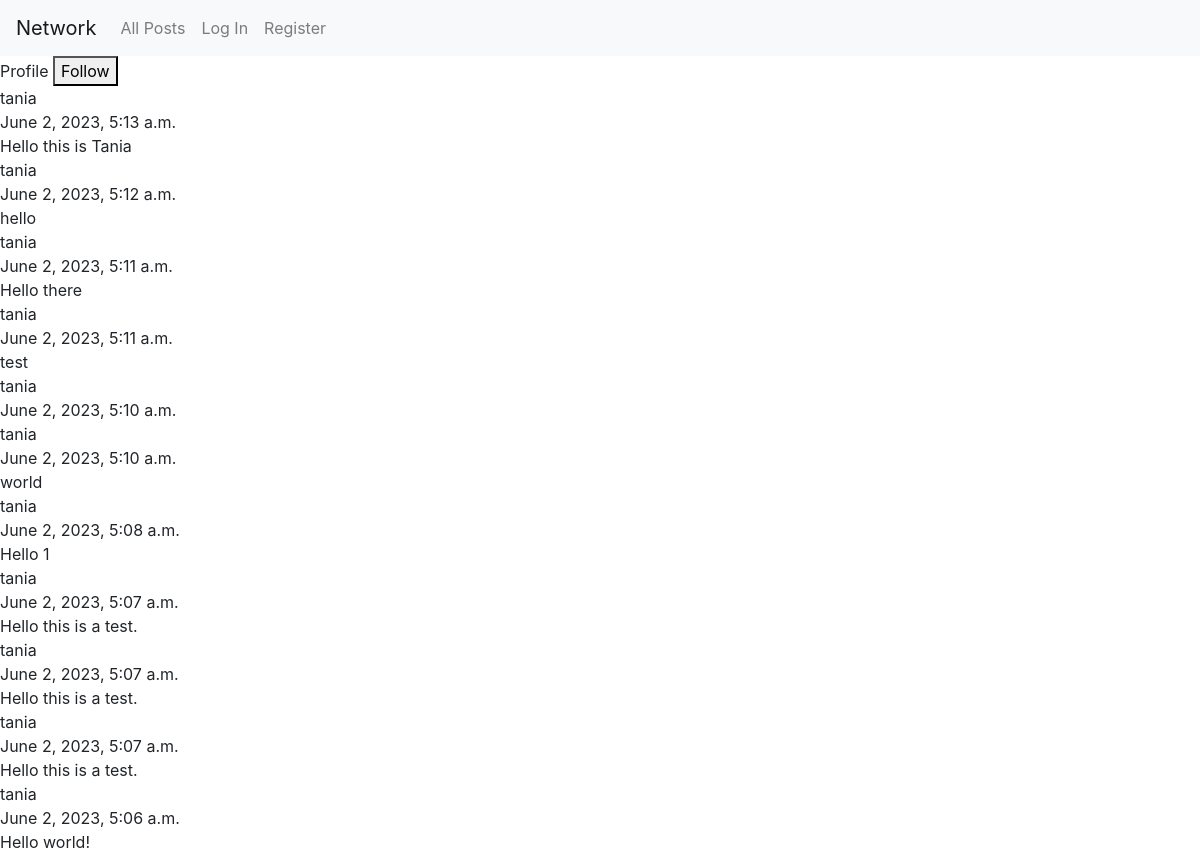
The app's page /profile/tania with its own data.
### network/models.py (models this page shows, shortened)
class Post(models.Model):
    user = models.ForeignKey(User, on_delete=models.CASCADE, related_name="user_posts")
    datetime = models.DateTimeField(auto_now_add=True)
    content = models.TextField()

class User(AbstractUser):
    pass

### network/views.py (the view)
# urls.py: path("profile/<str:username>", views.profile, name="profile"),
def profile(request, username):
    user = User.objects.get(username=username)
    user_posts = user.user_posts.all().order_by("-datetime").all()
    return render(request, "network/profile.html",{
        "posts": user_posts
    })

### network/templates/network/profile.html (shortened to what this page needs)
{% extends "network/layout.html" %}
{% load static %}
{% block body %}
    Profile
    <button id="followButton" name="{{ post.user.username }}">Follow</button>
    <div id="user-posts-view">
        {% for post in posts %}
            <div>
                <div>{{ post.user.username }}</div>
                <div>{{ post.datetime }}</div>
                <div>{{ post.content}}</div>
            </div>
        {% endfor %}
    </div>
{% endblock %}

### network/templates/network/layout.html (shortened to what this page needs)
{% load static %}
<!DOCTYPE html>
<html lang="en">
    <head>
        <link rel="stylesheet" href="https://stackpath.bootstrapcdn.com/bootstrap/4.4.1/css/bootstrap.min.css">
        <link href="{% static 'network/styles.css' %}" rel="stylesheet">
    </head>
    <body>
        <nav class="navbar navbar-expand-lg navbar-light bg-light">
            <a class="navbar-brand" href="#">Network</a>
            <div>
              <ul class="navbar-nav mr-auto">
                <li class="nav-item">
                  <a class="nav-link" href="{% url 'index' %}">All Posts</a>
                </li>
                {% if user.is_authenticated %}
                    <li class="nav-item">
                        <a class="nav-link" href="#">Following</a>
                    </li>
                    <li class="nav-item">
                        <a class="nav-link" href="{% url 'logout' %}">Log Out</a>
                    </li>
                {% else %}
                    <li class="nav-item">
                        <a class="nav-link" href="{% url 'login' %}">Log In</a>
                    </li>
                    <li class="nav-item">
                        <a class="nav-link" href="{% url 'register' %}">Register</a>
                    </li>
                {% endif %}
              </ul>
            </div>
          </nav>
        <div class="body">
            {% block body %}
            {% endblock %}
        </div>
    </body>
</html>

### records on screen
Post: user.username "tania", datetime "June 2, 2023, 5:13 a.m.", content "Hello this is Tania"
Post: user.username "tania", datetime "June 2, 2023, 5:12 a.m.", content "hello"
Post: user.username "tania", datetime "June 2, 2023, 5:11 a.m.", content "Hello there"
Post: user.username "tania", datetime "June 2, 2023, 5:11 a.m.", content "test"
Post: user.username "tania", datetime "June 2, 2023, 5:10 a.m."
Post: user.username "tania", datetime "June 2, 2023, 5:10 a.m.", content "world"
Post: user.username "tania", datetime "June 2, 2023, 5:08 a.m.", content "Hello 1"
Post: user.username "tania", datetime "June 2, 2023, 5:07 a.m.", content "Hello this is a test."
Post: user.username "tania", datetime "June 2, 2023, 5:07 a.m.", content "Hello this is a test."
Post: user.username "tania", datetime "June 2, 2023, 5:07 a.m.", content "Hello this is a test."
Post: user.username "tania", datetime "June 2, 2023, 5:06 a.m.", content "Hello world!"
